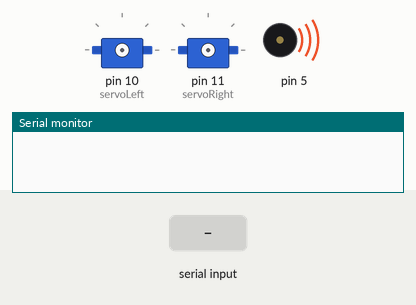
A sketch run on a simulated Arduino Uno, built with avr-gcc and run on an emulated ATmega328P. Shown: 2 × servo, buzzer (waves = sounding), the last lines printed to the serial monitor. The test bench sets the inputs (shaded band).

Above: at 0.1 s.
At 2.2 s:
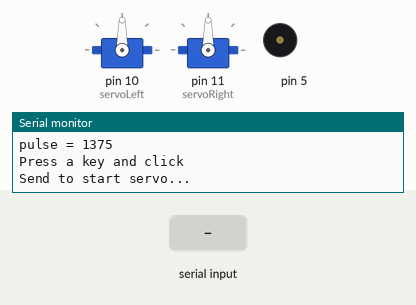
2.3 s: "1" received over Serial
At 2.9 s:
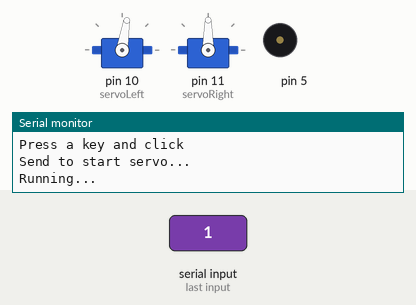
Timing chart, 0 to 9.8 s (numbered marks = the images above; inputs shaded):
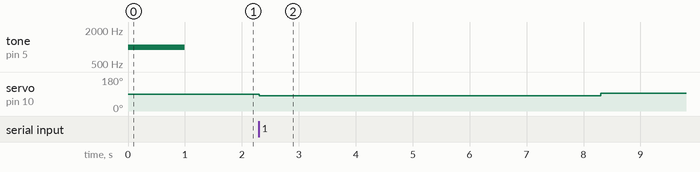

The sketch:

test_speed_servo.ino
```cpp
/*
 * Test speed for servo
 *
 * This file is meant to test the speed of the servo corresponding to each pulse passed to servo.
 * Since each servo has its own speed corresponding to each pulse. I suggest that you should download
 * this file and record the speed of your own servo for more accuracy calculation in both distance and speed
 * Author: Hoang Van
 * requires: Servo.h
 */
 #include <Servo.h>

 // Declare servos that will represent for two wheels of the robot
 Servo servoLeft, servoRight;

/*
 * Setup function - set up all the variable and declaration that will be use along
 * the way when the file compiled and run.
 * Putting all the variable, or system needed to setup here
 * Take no argument and return nothing
 */
void setup() {
    // put your setup code here, to run once:
    // Make some sounds here to make sure a system works fine.
    tone(5, 1000, 1000);
    delay(1000);

    // Print out testing information to the serial
    Serial.begin(9600);

    // Attach servos to right port
    servoLeft.attach(10);
    servoRight.attach(11);

}

/*
 * Loop function - will run everything in here and then start another loop and keep running until
 * the program is ended.
 * Putting thing that you want to run over and over again in here.
 * Takes no arguments and return nothing
 */
void loop() {
    for (int pulse = 1375; pulse <= 1625; pulse += 25) {
        // Display pulse value for recording
        Serial.print("pulse = ");
        Serial.println(pulse);

        // Waiting for the start announcement
        Serial.println("Press a key and click");
        Serial.println("Send to start servo...");

        // Will do nothing if the user has not press any key
        while(Serial.available() == 0) {
            Serial.read();
        }

        // When the user press the key, start testing each of the servo one at a time
        Serial.println("Running...");
        servoLeft.writeMicroseconds(pulse);
        //servoRight.writeMicrosecond(pulse);
        delay(6000);

        // stop the servo after the test.
        servoLeft.writeMicroseconds(1500);
        //servoRight.writeMicroseconds(1500);
        delay(5000);
    }


}
```

Measured:
- after the input at 2.3 s, servo on pin 10 (servoLeft): 90° → 81° at once, → 93° 6.0 s later
